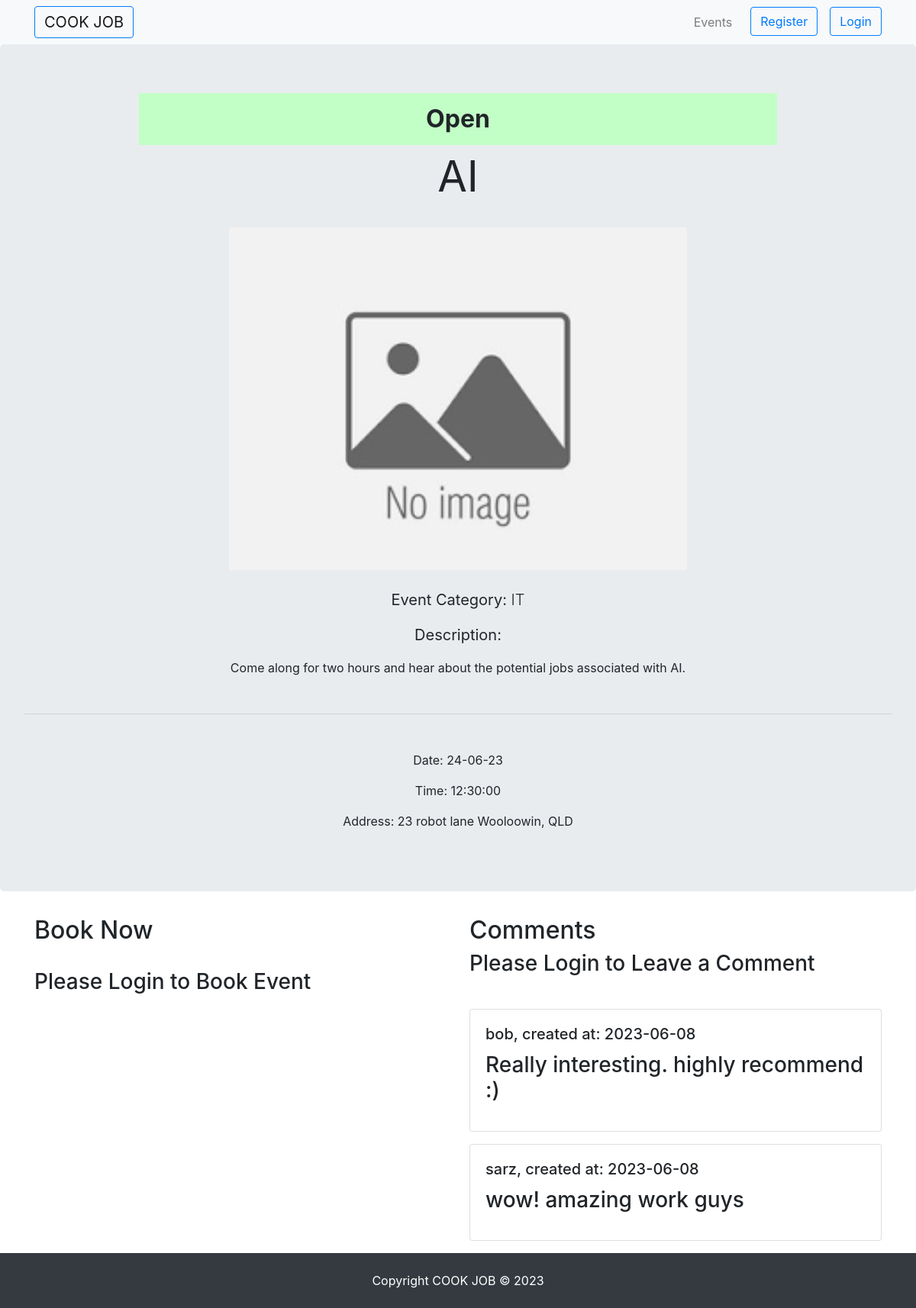
The page /event_details/2 on the database its author committed.
### cookjob/models.py (models this page shows, shortened)
class Event(db.Model):
    __tablename__ = 'events'
    id = db.Column(db.Integer, primary_key=True)
    user_id = db.Column(db.String(100), nullable=False)
    title = db.Column(db.String(100), nullable=False)
    description = db.Column(db.Text, nullable=False)
    date = db.Column(db.DateTime, nullable=False)
    time = db.Column(db.Time, nullable=False)
    address = db.Column(db.String(100), nullable=False)
    states = db.Column(db.String(100), nullable=False)
    image = db.Column(db.String(255))
    postgraduate = db.Column(db.Integer, nullable=False)
    student = db.Column(db.Integer, nullable=False)
    concession = db.Column(db.Integer, nullable=False)
    category = db.Column(db.String(100), nullable=False)
    status = db.Column(db.String(100), nullable=False)
    comments = db.relationship('Comment', backref='event', cascade='all, delete-orphan', lazy=True)

class Comment(db.Model):
    __tablename__ = 'comments'
    id = db.Column(db.Integer, primary_key=True)
    comment_text = db.Column(db.Text)
    event_id = db.Column(db.Integer, db.ForeignKey('events.id', ondelete='CASCADE'))
    created_at = db.Column(db.DateTime, nullable=False)
    commenter_username = db.Column(db.String(100), nullable=False)

### main.py (the view)
@app.route('/event_details/<int:event_id>', methods=['GET', 'POST'])
def event_details(event_id):
    userid = session.get('userid', None)
    event = Event.query.get(event_id)  # Retrieve the event from the database using the event_id
    comments = Comment.query.filter_by(event_id=event.id).all()
    if event:
        return render_template('event_details.html', event=event, userid=userid, comments=comments)
    else:
        return render_template('error.html', message='Event not found')

### main.py (called while the page is built)
@app.after_request
def add_cache_control(response):
    response.headers['Cache-Control'] = 'no-cache, no-store, must-revalidate'
    response.headers['Pragma'] = 'no-cache'
    response.headers['Expires'] = '0'
    return response

### cookjob/templates/event_details.html (shortened to what this page needs)
{% extends 'base.html' %}
{% block css %}
<link rel="stylesheet" href="{{ url_for('static', filename='/index.css') }}">
{% endblock%}
{% block content %}
<body>
  <nav class="navbar navbar-expand-lg navbar-light bg-light">
    <div class="container">
      <a class="navbar-brand mr-auto btn btn-outline-primary" href="/">COOK JOB</a>
      <ul class="navbar-nav flex-row ml-auto">
        <li class="nav-item">
          <a class="nav-link" href="/events">Events</a>
        </li>
        {% if not userid %}
        <li class="nav-item">
          <a class="btn btn-outline-primary ml-3" href="/register">Register </a>
        </li>
        {% endif %}
        {% if not userid %}
        <li class="nav-item">
          <a class="btn btn-outline-primary ml-3" href="/login">Login</a>
        </li>
        {% endif %}
      </ul>
    </div>
  </nav>
  <div class="jumbotron center">
    <h2 class="statuspara" id="{{ event.status }}"><b>{{ event.status }}</b></h2>
    <h1 class="display-4"> <b> {{ event.title }} </b></h1>
    <br>
    {% if event.image %}
    <img class="card-img-top" style="width:600px;" src="{{ url_for('static', filename=event.image) }}"
      alt="Event Image">
    {% else %}
    <img class="card-img-top" style="width:600px;" src="{{ url_for('static', filename='uploads/default_image.png') }}"
      alt="Default Image">
    {% endif %}
    <br>
    <br>
    <p class="lead"><b>Event Category:</b> {{ event.category }}</p>
    <p class="lead"><b>Description:</b></p>
    <p class="my-3">{{ event.description }}</p>
    <hr class="my-5">
    <p>Date: {{ event.date.strftime("%d-%m-%y") }}</p>
    <p>Time: {{ event.time}}</p>
    <p>Address: {{ event.address }}, {{ event.states }}</p>
  </div>
  <div class="container">
    <div class="row">
      <div class="col-md-6">
        <h2>Book Now</h2>
        <br>
        {% if not userid %}
        <h3>Please Login to Book Event</h3>
        {% endif %}
        <br>
      </div>
      <div class="col-md-6">
        <h2>Comments</h2>
        {% if not userid %}
        <h3>Please Login to Leave a Comment
        <h3>
          {% endif %}
          <br>
          {% for comment in event.comments %}
        <div class="card mb-3">
          <div class="card-body">
            <h5 class="card-title">{{ comment.commenter_username }}, created at: {{
              comment.created_at.strftime("%Y-%m-%d") }}</h5>
            <p class="card-text">{{ comment.comment_text }}</p>
          </div>
        </div>
        {% endfor %}
      </div>
    </div>
  </div>
  {% endblock%}

### cookjob/static/index.css (style rules this page uses)
#Open { background-color: rgb(194, 255, 198); }
.center { text-align: center !important; }
.statuspara { padding-bottom: 15px; padding-top: 15px; margin-left: 150px; margin-right: 150px; }

### rows shown on the page
Event: status "Open", title "AI", category "IT", description "Come along for two hours and hear about the potential jobs associated with AI.", date "24-06-23", time "12:30:00", address "23 robot lane Wooloowin", states "QLD"
Comment: commenter_username "bob", created_at "2023-06-08", comment_text "Really interesting. highly recommend :)"
Comment: commenter_username "sarz", created_at "2023-06-08", comment_text "wow! amazing work guys"
